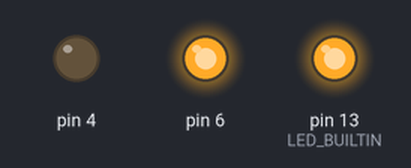
Bench run of a sketch on a simulated Arduino Uno, built with avr-gcc and run on an emulated ATmega328P. Parts: output pins drawn as LEDs (lit = HIGH).

Above: at 0.1 s.
At 1.1 s:
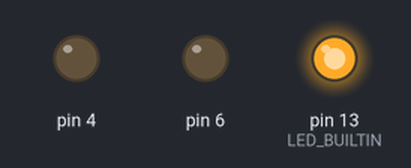
At 1.63 s:
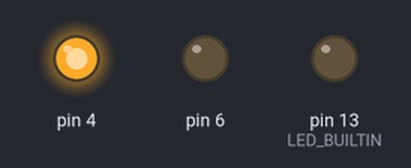
At 2.26 s:
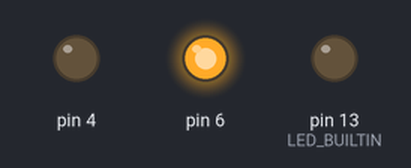
At 3.61 s:
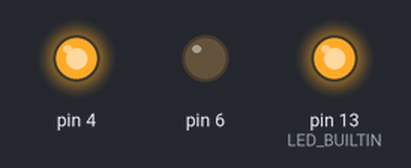
At 6.1 s:
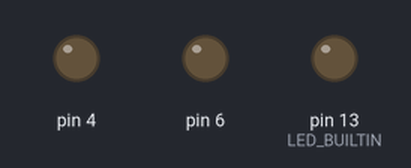
Timing chart, 0 to 7.6 s (numbered marks = the images above):
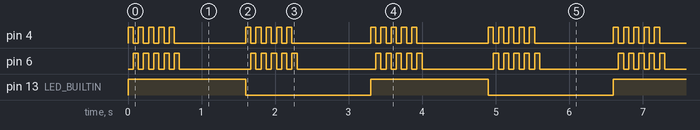

Measured:
- by itself, pin 4, pin 6: repeats every 1.6 s: 4 × (LOW 0.07 s, HIGH 0.07 s), LOW 0.97 s, HIGH 0.07 s
- by itself, pin 13 (LED_BUILTIN): alternates HIGH for 1.6 s and LOW for 1.7 s
- by itself, everything shown: repeats every 3.3 s, in 22 steps

The sketch:

Blink.ino
```cpp
/*
Tohle je tutoriál jak nastavit VisualCode pro Arduino
Do nového projeku zkopírovat soubory arduino.json a c_cpp_properties.json
vlevo dole pak zkontrolovat COM port a jazyk

Taky to hezky bliká když připojíte diody na D4 a D6
*/
void setup() {
  // initialize digital pin LED_BUILTIN as an output.
  pinMode(LED_BUILTIN, OUTPUT);
  pinMode(4,OUTPUT);
  pinMode(6,OUTPUT);
}

// the loop function runs over and over again forever
void loop() {
  digitalWrite(LED_BUILTIN, HIGH);   // turn the LED on (HIGH is the voltage level)
  for (size_t i = 0; i < 5; i++)
  {
    digitalWrite(4, HIGH);
    digitalWrite(6, LOW);
    delay(70);
    digitalWrite(4, LOW);
    digitalWrite(6, HIGH);
    delay(70);
  }
  digitalWrite(6, LOW);
  delay(900);                       // wait for a second
  digitalWrite(LED_BUILTIN, LOW);   // turn the LED off by making the voltage LOW
  for (size_t i = 0; i < 5; i++)
  {
    digitalWrite(4, HIGH);
    digitalWrite(6, LOW);
    delay(70);
    digitalWrite(4, LOW);
    digitalWrite(6, HIGH);
    delay(70);
  }
  digitalWrite(6, LOW);
  delay(1000);                       // wait for a second
}
```
